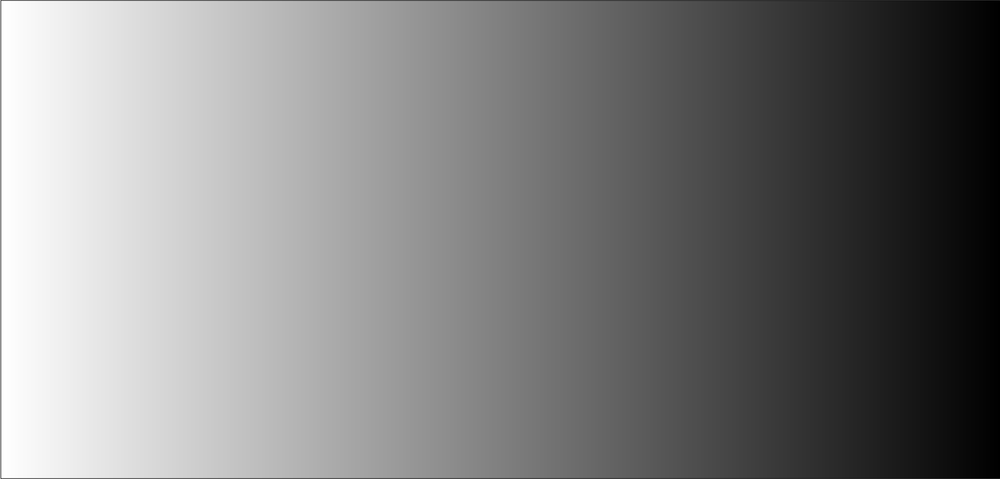
#> input picture img/rad2.png, 1000 x 479 px, shrunk from 1730 x 828 before the run
$ jupyter execute --allow-errors task_2.ipynb
#> lines starting #> are read from the running program, lines starting #| are printed output that depends on the picture; after the words box and inside, x2 and y2 are one past the last pixel; in counts of white or black regions, pixels touching at a corner belong together
[cell 1]
import cv2 as cv
import numpy as np
from matplotlib import pyplot as plt

1. Simple tresholding

[cell 2]
img = cv.imread('../../img/rad2.png', cv.IMREAD_GRAYSCALE)
#> img is the input picture: shape (479, 1000); min 0, max 255, mean 127.2
assert img is not None, "file could not be read, check with os.path.exists()"

ret,thresh1 = cv.threshold(img,127,255,cv.THRESH_BINARY)
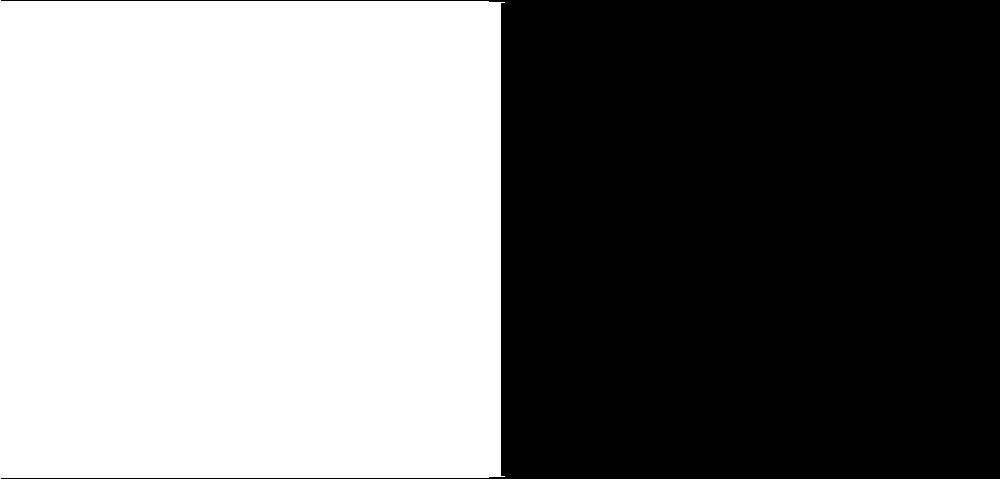
#> thresh1: shape (479, 1000); 49.9% white; 1 white region, box (x1, y1, x2, y2) and area: (0, 0, 505, 479) 238963
ret,thresh2 = cv.threshold(img,127,255,cv.THRESH_BINARY_INV)
ret,thresh3 = cv.threshold(img,127,255,cv.THRESH_TRUNC)
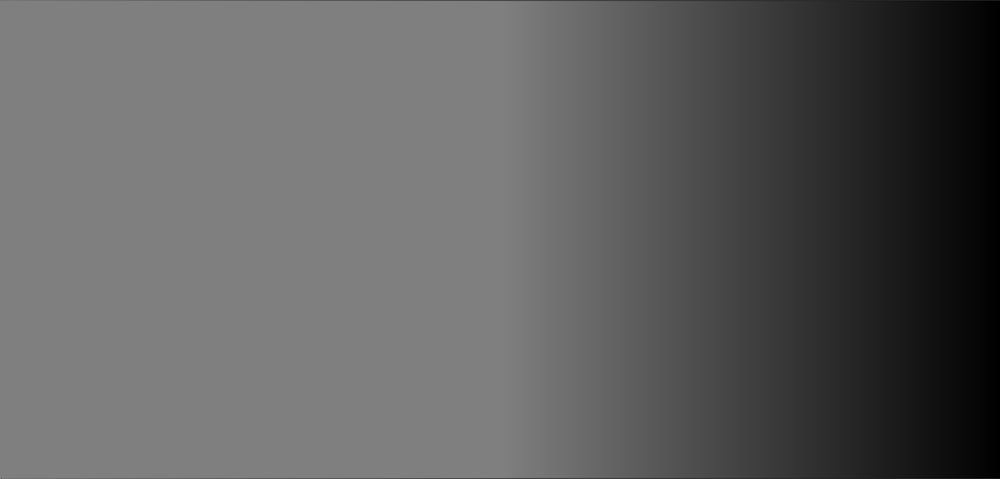
#> thresh3: shape (479, 1000); min 0, max 127, mean 95.3
ret,thresh4 = cv.threshold(img,127,255,cv.THRESH_TOZERO)
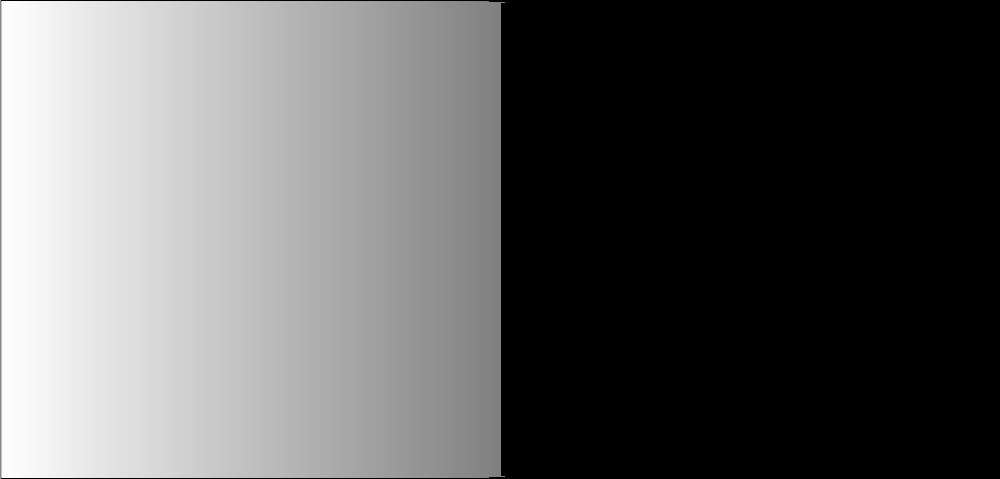
#> thresh4: shape (479, 1000); min 0, max 255, mean 95.3
ret,thresh5 = cv.threshold(img,127,255,cv.THRESH_TOZERO_INV)
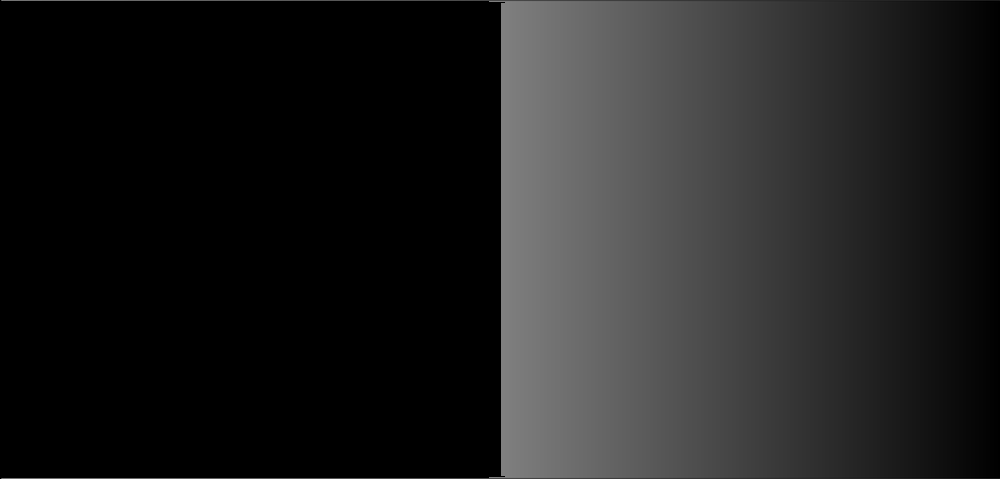
#> thresh5: shape (479, 1000); min 0, max 127, mean 32

titles = ['Original Image','BINARY','BINARY_INV','TRUNC','TOZERO','TOZERO_INV']
images = [img, thresh1, thresh2, thresh3, thresh4, thresh5]
for i in range(6):
    plt.subplot(2,3,i+1),plt.imshow(images[i],'gray',vmin=0,vmax=255)
    plt.title(titles[i])
    plt.xticks([]),plt.yticks([])
plt.show()

2. Adaptive Thresholding

[cell 3]
img = cv.imread('../../img/sudoku.jpg', cv.IMREAD_GRAYSCALE)
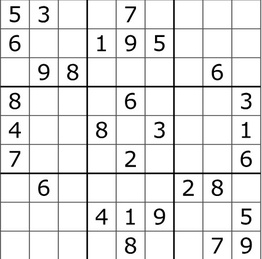
#> input picture img/sudoku.jpg, 262 x 259 px, shrunk from 453 x 448 before the run
#> img is the input picture: shape (259, 262); min 0, max 255, mean 231.1
assert img is not None, "file could not be read, check with os.path.exists()"

img = cv.medianBlur(img,5)
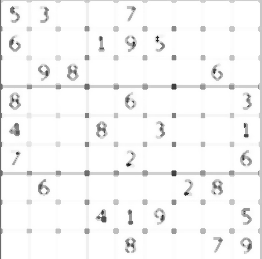
#> img: shape (259, 262); min 21, max 255, mean 245.6
ret,th1 = cv.threshold(img,127,255,cv.THRESH_BINARY)
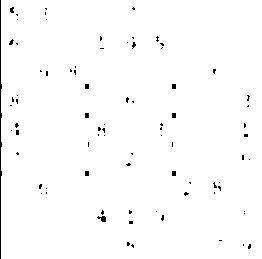
#> th1: shape (259, 262); 98.7% white; black in thin lines or dots

th2 = cv.adaptiveThreshold(img,255,cv.ADAPTIVE_THRESH_MEAN_C,\
            cv.THRESH_BINARY,11,2)
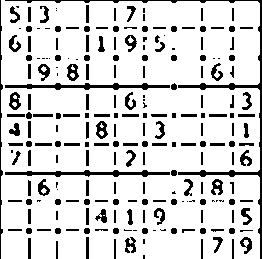
#> th2: shape (259, 262); 84.3% white; 220 black regions (47 under 20 px), largest, box (x1, y1, x2, y2) and area: (5, 0, 262, 259) 1489, (5, 83, 170, 90) 584, (5, 170, 170, 177) 576
th3 = cv.adaptiveThreshold(img,255,cv.ADAPTIVE_THRESH_GAUSSIAN_C,\
            cv.THRESH_BINARY,11,2)
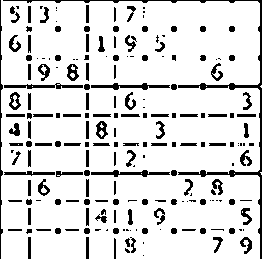
#> th3: shape (259, 262); 86.4% white; 203 black regions (61 under 20 px), largest, box (x1, y1, x2, y2) and area: (3, 0, 262, 259) 1467, (0, 0, 3, 259) 313, (91, 83, 170, 90) 270
titles = ['Original Image', 'Global Thresholding (v = 127)',
            'Adaptive Mean Thresholding', 'Adaptive Gaussian Thresholding']
images = [img, th1, th2, th3]
for i in range(4):
    plt.subplot(2,2,i+1),plt.imshow(images[i],'gray')
    plt.title(titles[i])
    plt.xticks([]),plt.yticks([])
plt.show()
